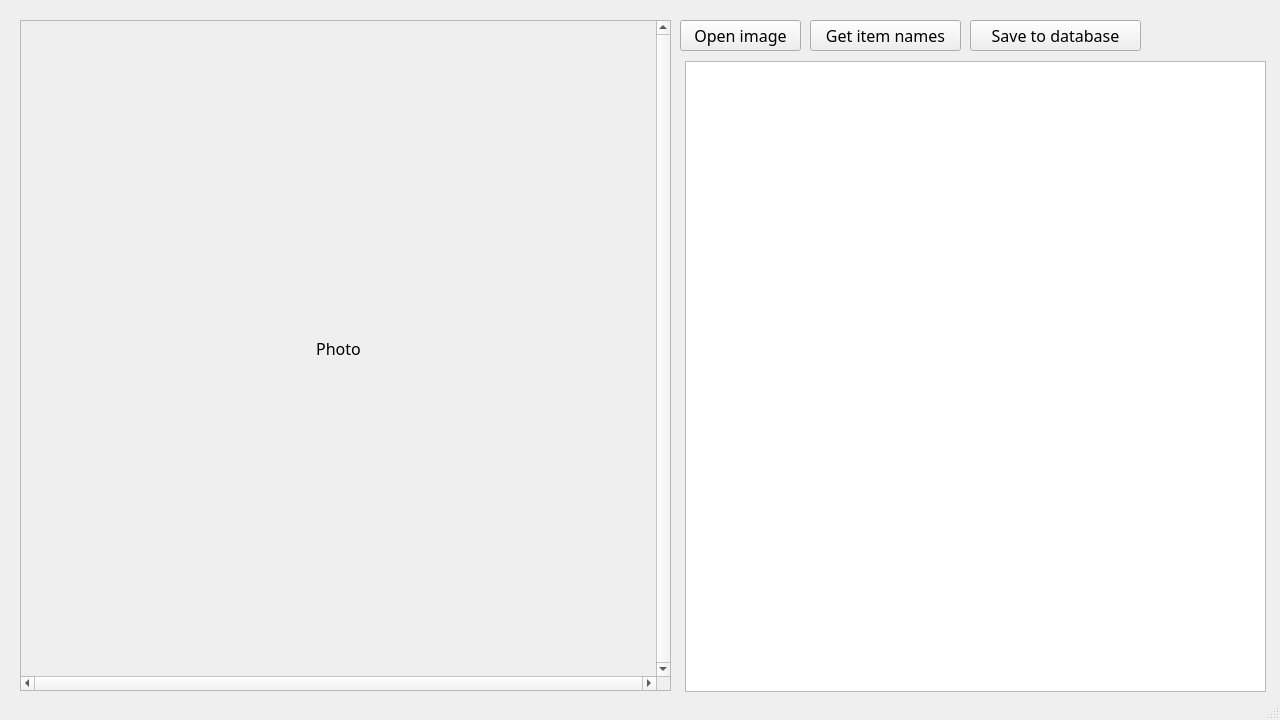
<?xml version="1.0" encoding="UTF-8"?>
<ui version="4.0">
 <class>MainWindow</class>
 <widget class="QMainWindow" name="MainWindow">
  <property name="geometry">
   <rect>
    <x>0</x>
    <y>0</y>
    <width>1280</width>
    <height>720</height>
   </rect>
  </property>
  <property name="font">
   <font>
    <family>Droid Sans Mono</family>
    <pointsize>12</pointsize>
   </font>
  </property>
  <property name="windowTitle">
   <string>coin</string>
  </property>
  <property name="autoFillBackground">
   <bool>true</bool>
  </property>
  <property name="tabShape">
   <enum>QTabWidget::Rounded</enum>
  </property>
  <widget class="QWidget" name="centralwidget">
   <widget class="QPushButton" name="openButton">
    <property name="geometry">
     <rect>
      <x>680</x>
      <y>20</y>
      <width>121</width>
      <height>31</height>
     </rect>
    </property>
    <property name="text">
     <string>Open image</string>
    </property>
   </widget>
   <widget class="QScrollArea" name="imageView">
    <property name="geometry">
     <rect>
      <x>20</x>
      <y>20</y>
      <width>651</width>
      <height>671</height>
     </rect>
    </property>
    <property name="verticalScrollBarPolicy">
     <enum>Qt::ScrollBarAlwaysOn</enum>
    </property>
    <property name="horizontalScrollBarPolicy">
     <enum>Qt::ScrollBarAlwaysOn</enum>
    </property>
    <property name="widgetResizable">
     <bool>true</bool>
    </property>
    <widget class="QWidget" name="scrollAreaWidgetContents">
     <property name="geometry">
      <rect>
       <x>0</x>
       <y>0</y>
       <width>635</width>
       <height>655</height>
      </rect>
     </property>
     <layout class="QGridLayout" name="gridLayout">
      <item row="0" column="0">
       <widget class="QLabel" name="photo">
        <property name="text">
         <string>Photo</string>
        </property>
        <property name="alignment">
         <set>Qt::AlignCenter</set>
        </property>
       </widget>
      </item>
     </layout>
    </widget>
   </widget>
   <widget class="QPushButton" name="saveButton">
    <property name="geometry">
     <rect>
      <x>970</x>
      <y>20</y>
      <width>171</width>
      <height>31</height>
     </rect>
    </property>
    <property name="text">
     <string>Save to database</string>
    </property>
   </widget>
   <widget class="QPushButton" name="getNameButton">
    <property name="geometry">
     <rect>
      <x>810</x>
      <y>20</y>
      <width>151</width>
      <height>31</height>
     </rect>
    </property>
    <property name="text">
     <string>Get item names</string>
    </property>
   </widget>
   <widget class="QTableView" name="itemsTable">
    <property name="geometry">
     <rect>
      <x>685</x>
      <y>61</y>
      <width>581</width>
      <height>631</height>
     </rect>
    </property>
   </widget>
  </widget>
  <widget class="QStatusBar" name="statusbar"/>
 </widget>
 <resources/>
 <connections/>
</ui>
